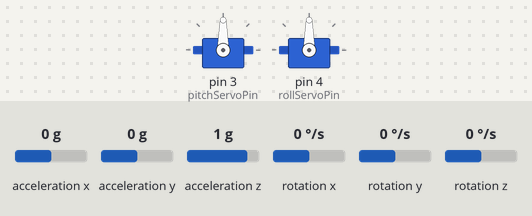
A sketch run on a simulated Arduino Uno, built with avr-gcc and run on an emulated ATmega328P. Shown: 2 × servo. Wiring (inferred from the names in the program): MPU-6050 motion sensor at I2C address 0x68. The test bench sets the inputs (shaded band); at power-on: acceleration x 0 g, acceleration y 0 g, acceleration z 1 g, rotation x 0 °/s, rotation y 0 °/s, rotation z 0 °/s. What the sketch prints to the serial monitor is not drawn.

Above: at 1.2 s.
1.3 s: acceleration x set to -1.4 g
At 2.0 s:
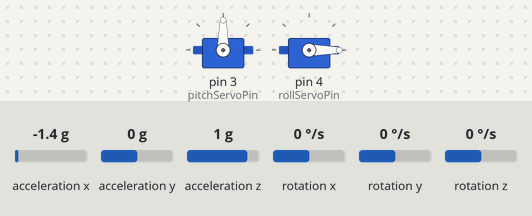
2.9 s: acceleration x set to 0.8 g
At 5.66 s:
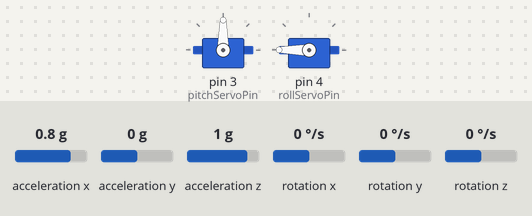
5.9 s: acceleration y set to -1.4 g
At 6.4 s:
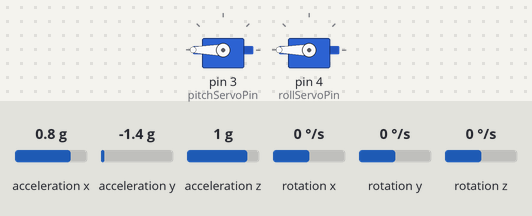
7.5 s: acceleration x set to -0.8 g
10.5 s: acceleration x set to 1.4 g
Timing chart, 0 to 13.5 s (numbered marks = the images above; inputs shaded):
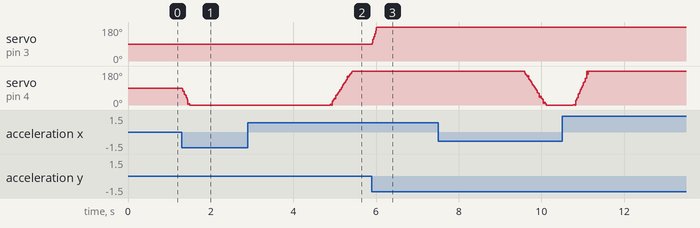

The sketch:

servio.ino.ino
```cpp
#include <Wire.h>
#include <Servo.h>
#include <Arduino.h>

#define pitchServoPin 3
#define rollServoPin 4

Servo pitchServo; // create servo object for pitch servo
Servo rollServo;  // create servo object for roll servo

int MPU6050_addr = 0x68;                   // I2C address of the MPU6050
int16_t AcX, AcY, AcZ, Tmp, GyX, GyY, GyZ; // variables to store MPU6050 sensor data
float pitchSetpoint = 0.0;                 // desired pitch angle setpoint
float rollSetpoint = 0.0;                  // desired roll angle setpoint
float pitchInput, rollInput;               // current pitch and roll angles read from the sensor
float pitchOutput, rollOutput;             // angular speed at which servos must rotate
float Kp = 0.00008;                         // proportional gain
float Ki = 0.00003;                        // integral gain
float Kd = 0.00003;                         // derivative gain
float pitchErrorSum = 0.0;                 // cumulative error sum for pitch
float rollErrorSum = 0.0;                  // cumulative error sum for roll
float lastPitchError = 0.0;                // previous error for pitch
float lastRollError = 0.0;                 // previous error for roll
unsigned long lastTime = 0;                // last time the loop was run
unsigned long currentTime = 0;             // current time
unsigned long delTime = 0;             // current time

void setup()
{
  Serial.begin(115200);
  Wire.begin();
  Wire.beginTransmission(MPU6050_addr);
  Wire.write(0x6B); // PWR_MGMT_1 register
  Wire.write(0);    // set to zero (wakes up the MPU6050)
  Wire.endTransmission(true);
  pitchServo.attach(pitchServoPin); // attach pitch servo to pin
  rollServo.attach(rollServoPin);   // attach roll servo to pin
  Serial.print("Initiated");

}

void loop()
{
  currentTime = millis(); // get current time

  if (currentTime - lastTime >= 5)
  { // run loop every 20 milliseconds (50 Hz)

    // read MPU6050 sensor data
    Wire.beginTransmission(MPU6050_addr);
    Wire.write(0x3B); // starting with register 0x3B (ACCEL_XOUT_H)
    Wire.endTransmission(false);
    Wire.requestFrom(MPU6050_addr, 14, true); // request a total of 14 registers
    AcX = Wire.read() << 8 | Wire.read();     // 0x3B (ACCEL_XOUT_H) & 0x3C (ACCEL_XOUT_L)
    AcY = Wire.read() << 8 | Wire.read();     // 0x3D (ACCEL_YOUT_H) & 0x3E (ACCEL_YOUT_L)
    AcZ = Wire.read() << 8 | Wire.read();     // 0x3F (ACCEL_ZOUT_H) & 0x40 (ACCEL_ZOUT_L)

    // Calculate pitch and roll angles using sensor data
    pitchInput = atan2(AcY, sqrt(AcX * AcX + AcZ * AcZ)) * 180.0 / PI;
    rollInput = atan2(-AcX, AcZ) * 180.0 / PI;

    // Calculate errors
    float pitchError = pitchSetpoint - pitchInput;
    float rollError = rollSetpoint - rollInput;

    // Calculate error sum
    pitchErrorSum += (pitchError * (currentTime - lastTime));
    rollErrorSum += (rollError * (currentTime - lastTime));

    // Calculate error rate of change
    float pitchErrorRate = (pitchError - lastPitchError) / (currentTime - lastTime);
    float rollErrorRate = (rollError - lastRollError) / (currentTime - lastTime);

    // Calculate PID outputs
    pitchOutput = Kp * pitchError + Ki * pitchErrorSum + Kd * pitchErrorRate;
    rollOutput = Kp * rollError + Ki * rollErrorSum + Kd * rollErrorRate;

    // Convert angular speed to angle for servos
    pitchOutput = pitchOutput * (180.0 / PI) * (currentTime - lastTime);
    rollOutput = rollOutput * (180.0 / PI) * (currentTime - lastTime);
    pitchOutput = max(min(pitchOutput,180),-90);
    rollOutput = max(min(rollOutput,180),-90);
    Serial.print("Roll: ");
    Serial.println(rollOutput + 90);
    // Apply PID outputs to servos
    pitchServo.write(pitchOutput + 90);
    rollServo.write(rollOutput + 90);

    // Store previous errors for next iteration
    lastPitchError = pitchError;
    lastRollError = rollError;
    lastTime = currentTime;
  }

  // Update current time
  currentTime = millis();

  // Print current pitch and roll to serial monitor

  // Wait a short period before repeating the loop
  delay(2);
}
```

Measured:
- after the input at 5.9 s, servo on pin 3 (pitchServoPin): 90° → 180° at once
